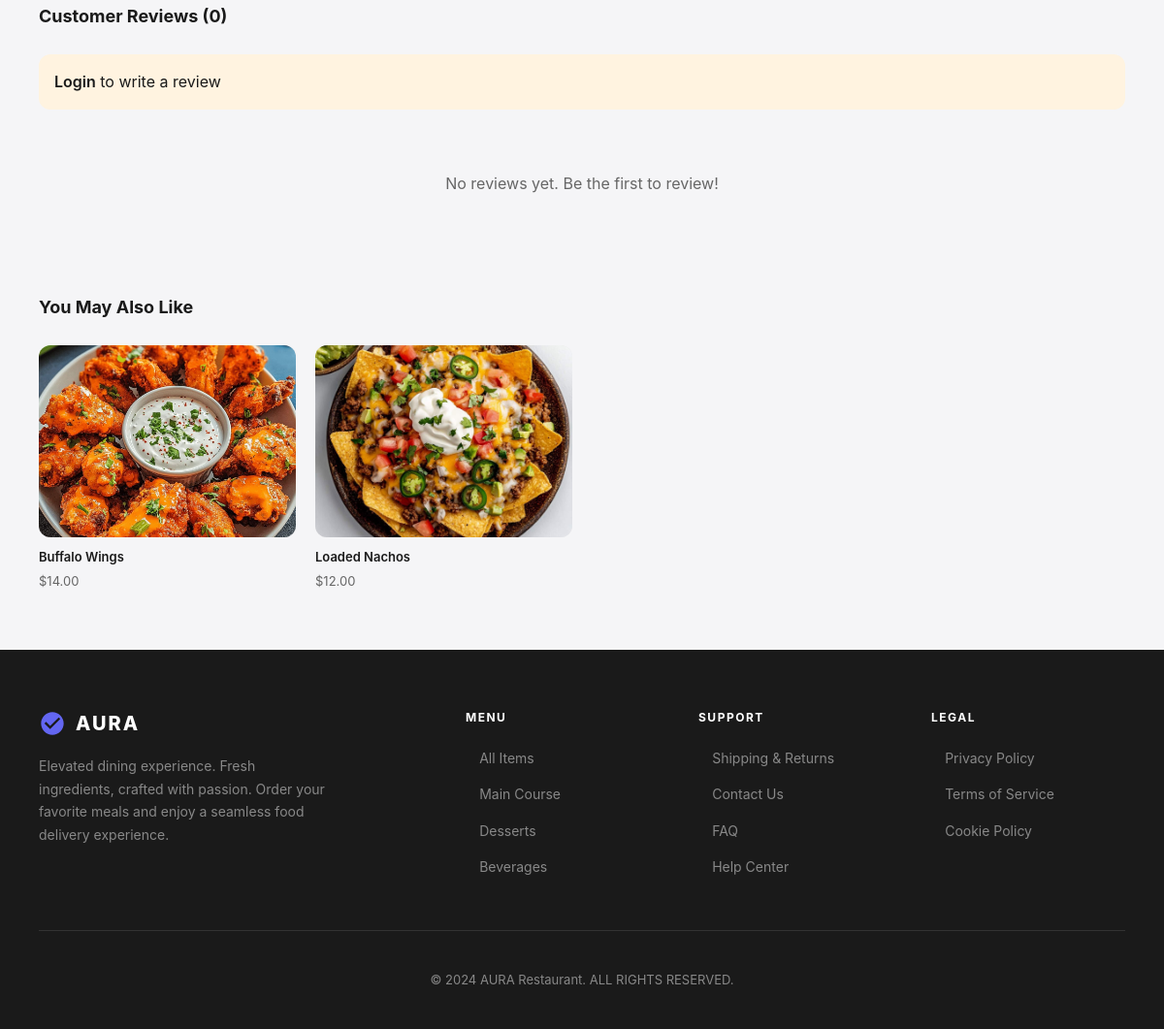
Page /customer/product/1 (lower part) on the earlier database version.
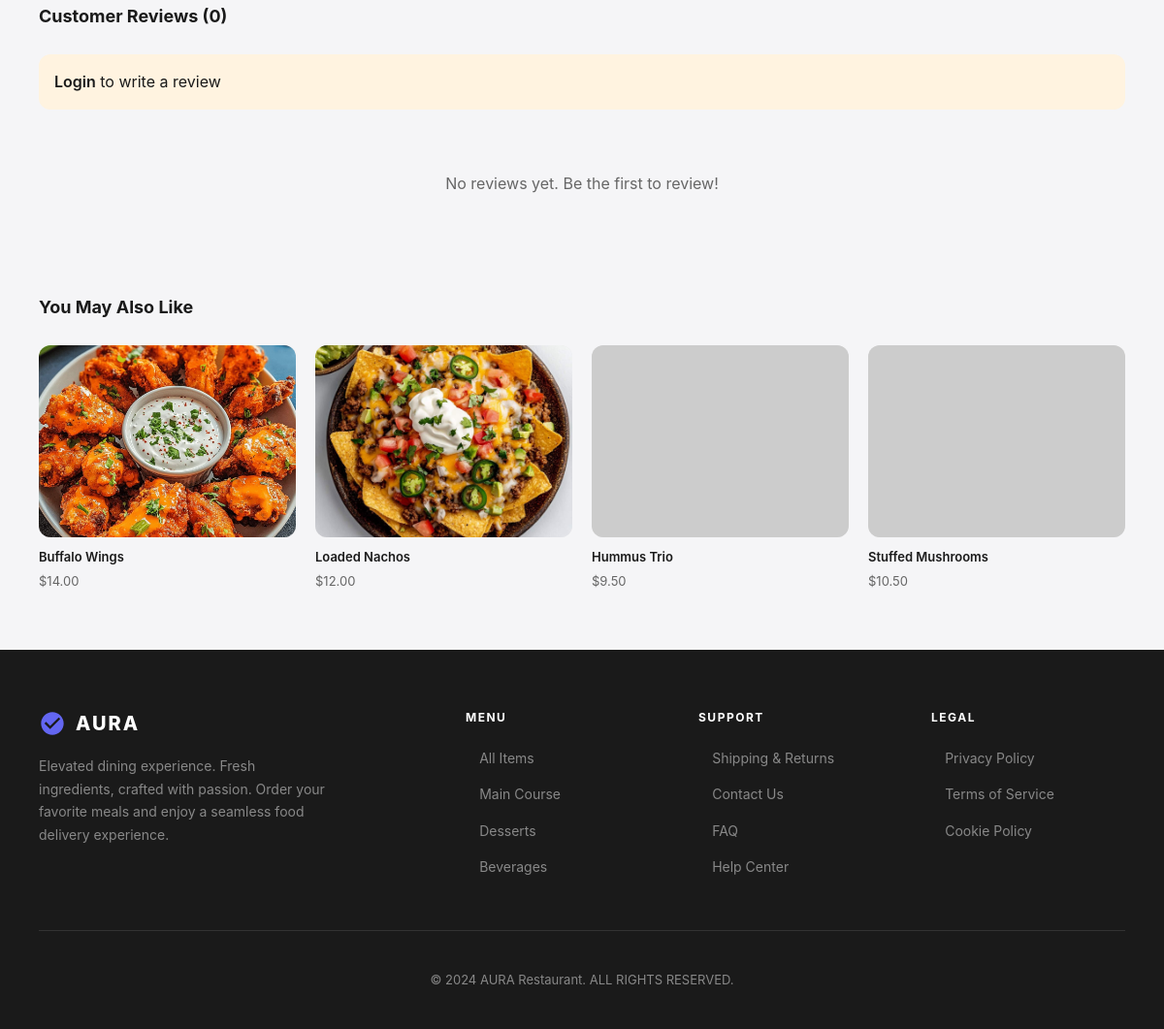
Same page on the later database version.
### app/models/menu_item.py (models this page shows, shortened)
class MenuItem(db.Model):
    __tablename__ = 'menu_items'
    id = db.Column(db.Integer, primary_key=True)
    name = db.Column(db.String(100), nullable=False)
    description = db.Column(db.Text)
    price = db.Column(db.Numeric(10, 2), nullable=False)
    category = db.Column(db.Enum(Category), nullable=False)
    image_url = db.Column(db.String(255))
    is_available = db.Column(db.Boolean, default=True)
    stock_quantity = db.Column(db.Integer, default=10)  # ← NEW: Available stock
    preparation_time = db.Column(db.Integer, default=15)
    calories = db.Column(db.Integer)
    ingredients = db.Column(db.Text)
    created_at = db.Column(db.DateTime, default=db.func.current_timestamp())
    order_items = db.relationship('OrderItem', backref='menu_item', lazy=True)
    reviews = db.relationship('Review', backref='menu_item', lazy=True, cascade='all, delete-orphan')
    @property
    def available_stock(self):
        from app.models.orders import Order, OrderStatus
        from app.models.order_item import OrderItem
        pending = db.session.query(db.func.sum(OrderItem.quantity)).join(
            Order, OrderItem.order_id == Order.id
        ).filter(
            OrderItem.menu_item_id == self.id,
            Order.status.in_([OrderStatus.PENDING, OrderStatus.CONFIRMED])
        ).scalar() or 0
        return max(0, self.stock_quantity - pending)
    @property
    def average_rating(self):
        if not self.reviews:
            return 0
        return round(sum(r.rating for r in self.reviews) / len(self.reviews), 1)

### app/routes/customer.py (the view, shortened to what this page needs)
@customer_bp.route('/product/<int:id>')
def product_details(id):
    result = MenuService.get_product_details(id)
    if not result.success:
        flash(result.error, 'danger')
        return redirect(url_for('customer.menu'))
    data = result.data
    reviews_result = ReviewService.get_product_reviews(id)
    is_wishlisted = False
    return render_template('products/product_details.html',
                         item=data['item'],
                         related=data['related'],
                         reviews=reviews_result.data['reviews'] if reviews_result.success else [],
                         is_wishlisted=is_wishlisted)

### app/repositories/menu_repository.py (called while the page is built)
    @staticmethod
    def get_by_id(item_id):
        return db.session.get(MenuItem, item_id)

    @staticmethod
    def get_related_items(item, limit=4):
        return MenuItem.query.filter_by(
            category=item.category,
            is_available=True
        ).filter(MenuItem.id != item.id).limit(limit).all()

### app/repositories/review_repository.py (called while the page is built)
    @staticmethod
    def get_by_product(item_id):
        return Review.query.filter_by(menu_item_id=item_id)\
                          .order_by(Review.created_at.desc()).all()

### app/services/base_service.py (called while the page is built)
    @classmethod
    def ok(cls, data=None, message=None):
        return cls(success=True, data=data, message=message)

### app/services/menu_service.py (called while the page is built)
    @staticmethod
    def get_product_details(item_id):
        item = MenuRepository.get_by_id(item_id)
        if not item:
            return ServiceResult.fail("Product not found")
        related = MenuRepository.get_related_items(item)
        return ServiceResult.ok(data={
            'item': item,
            'related': related
        })

### app/services/review_service.py (called while the page is built)
    @staticmethod
    def get_product_reviews(item_id):
        item = MenuRepository.get_by_id(item_id)
        if not item:
            return ServiceResult.fail("Product not found")
        reviews = ReviewRepository.get_by_product(item_id)
        return ServiceResult.ok(data={
            'reviews': reviews,
            'count': len(reviews),
            'average': item.average_rating
        })

### app/templates/products/product_details.html (shortened to what this page needs)
{% extends "base.html" %}
{% block content %}
        {% set avg_rating = item.average_rating %}
    {% set available = item.available_stock %}
<section class="reviews">
  <div class="head">
    <div>
      <h2>Customer Reviews ({{ item.reviews|length }})</h2>
    </div>
  </div>
  {% if current_user.is_authenticated %}
    {% set user_reviewed = item.reviews | selectattr('customer_id', 'equalto', current_user.id) | list | length > 0 %}
    {% if not user_reviewed %}
    <div class="add-review-form" style="background:#f8f8f8;padding:24px;border-radius:var(--r);margin-bottom:24px;">
      <h3 style="font-size:16px;margin-bottom:16px;">Write a Review</h3>
      <form action="{{ url_for('customer.add_review', item_id=item.id) }}" method="POST">
        <input type="hidden" name="csrf_token" value="{{ csrf_token() }}">
        <div class="rating-input" style="margin-bottom:16px;">
          <label style="display:block;font-size:12px;font-weight:600;margin-bottom:8px;">Your Rating</label>
          <div class="stars-select" style="display:flex;gap:8px;">
            {% for i in range(1, 6) %}
            <label style="cursor:pointer;font-size:24px;color:#ddd;transition:color 0.2s;"
                   onmouseover="highlightStars({{ i }})"
                   onmouseout="resetStars()"
                   onclick="setRating({{ i }})">
              <input type="radio" name="rating" value="{{ i }}" style="display:none;" required>
              &#9733;
            </label>
            {% endfor %}
          </div>
        </div>
        <div style="margin-bottom:16px;">
          <label style="display:block;font-size:12px;font-weight:600;margin-bottom:8px;">Your Review</label>
          <textarea name="comment" placeholder="Tell us what you think..."
                    style="width:100%;padding:12px;border:1.5px solid var(--cb);border-radius:6px;font-size:13px;resize:vertical;min-height:100px;"></textarea>
        </div>
        <button type="submit" class="btn btn-b" style="width:auto;padding:12px 24px;">Submit Review</button>
      </form>
    </div>
    <script>
      function highlightStars(n) {
        const stars = document.querySelectorAll('.stars-select label');
        stars.forEach((star, index) => {
          star.style.color = index < n ? 'var(--c1)' : '#ddd';
        });
      }
      function resetStars() {
        const selected = document.querySelector('input[name="rating"]:checked');
        const rating = selected ? selected.value : 0;
        highlightStars(rating);
      }
      function setRating(n) {
        const inputs = document.querySelectorAll('input[name="rating"]');
        inputs[n-1].checked = true;
        highlightStars(n);
      }
    </script>
    {% else %}
    <div style="background:#e8f5e9;padding:16px;border-radius:var(--r);margin-bottom:24px;color:#2e7d32;font-size:13px;">
      You already reviewed this item
    </div>
    {% endif %}
  {% else %}
    <div style="background:#fff3e0;padding:16px;border-radius:var(--r);margin-bottom:24px;">
      <a href="{{ url_for('auth.login') }}" style="color:var(--c1);font-weight:600;">Login</a> to write a review
    </div>
  {% endif %}
  {% if item.reviews %}
  <div class="r-grid">
    {% for review in item.reviews %}
    <div class="r-card">
      <div class="r-user">
        <div class="r-avatar">{{ review.customer.username[0]|upper }}</div>
        <div>
          <div class="r-name">{{ review.customer.username }}</div>
          <div class="r-stars">
            {% for i in range(5) %}
              {% if i < review.rating %}
                <svg viewBox="0 0 24 24"><path d="M12 2l3.09 6.26L22 9.27l-5 4.87 1.18 6.88L12 17.77l-6.18 3.25L7 14.14 2 9.27l6.91-1.01L12 2z"/></svg>
              {% else %}
                <svg viewBox="0 0 24 24" fill="#ddd"><path d="M12 2l3.09 6.26L22 9.27l-5 4.87 1.18 6.88L12 17.77l-6.18 3.25L7 14.14 2 9.27l6.91-1.01L12 2z"/></svg>
              {% endif %}
            {% endfor %}
          </div>
        </div>
      </div>
      <p class="r-text">"{{ review.comment or 'Great food!' }}"</p>
      <div style="font-size:11px;color:var(--cl);margin-top:8px;">
        {{ review.created_at.strftime('%B %d, %Y') }}
      </div>
    </div>
    {% endfor %}
  </div>
  {% else %}
  <div class="no-reviews">
    <p>No reviews yet. Be the first to review!</p>
  </div>
  {% endif %}
</section>
{% if related %}
<section class="rec">
  <h2>You May Also Like</h2>
  <div class="rec-g">
    {% for rel in related %}
    <a href="{{ url_for('customer.product_details', id=rel.id) }}" class="rec-c">
      <div class="rec-img">
        {% if rel.image_url %}
          {% set img_path = rel.image_url %}
          {% if img_path.startswith('static/') %}
            {% set img_path = img_path[7:] %}
          {% endif %}
          <img src="{{ url_for('static', filename=img_path) }}" alt="{{ rel.name }}" onerror="this.src='https://via.placeholder.com/300x225?text={{ rel.name | urlencode }}'">
        {% else %}
          <img src="https://via.placeholder.com/300x225?text={{ rel.name | urlencode }}" alt="{{ rel.name }}">
        {% endif %}
      </div>
      <div class="rec-n">{{ rel.name }}</div>
      <div class="rec-p">${{ "%.2f"|format(rel.price|float) }}</div>
    </a>
    {% endfor %}
  </div>
</section>
{% endif %}
{% endblock %}

### app/templates/base.html (shortened to what this page needs)
<!DOCTYPE html>
<html lang="en" data-theme="light">
<head>
<link rel="stylesheet" href="{{ url_for('static', filename='css/style.css') }}">
</head>
<body>
{% block content %}{% endblock %}
<footer class="footer">
  <div class="f-grid">
    <div>
      <div class="f-brand">
        <svg viewBox="0 0 24 24"><path d="M12 2C6.48 2 2 6.48 2 12s4.48 10 10 10 10-4.48 10-10S17.52 2 12 2zm-2 15l-5-5 1.41-1.41L10 14.17l7.59-7.59L19 8l-9 9z"/></svg>
        AURA
      </div>
      <p class="f-desc">Elevated dining experience. Fresh ingredients, crafted with passion. Order your favorite meals and enjoy a seamless food delivery experience.</p>
    </div>
    <div>
      <div class="f-title">Menu</div>
      <ul class="f-links">
        <li><a href="{{ url_for('customer.menu') }}">All Items</a></li>
        <li><a href="{{ url_for('customer.menu', category='main_course') }}">Main Course</a></li>
        <li><a href="{{ url_for('customer.menu', category='desserts') }}">Desserts</a></li>
        <li><a href="{{ url_for('customer.menu', category='beverages') }}">Beverages</a></li>
      </ul>
    </div>
    <div>
      <div class="f-title">Support</div>
      <ul class="f-links">
        <li><a href="#">Shipping & Returns</a></li>
        <li><a href="#">Contact Us</a></li>
        <li><a href="#">FAQ</a></li>
        <li><a href="#">Help Center</a></li>
      </ul>
    </div>
    <div>
      <div class="f-title">Legal</div>
      <ul class="f-links">
        <li><a href="#">Privacy Policy</a></li>
        <li><a href="#">Terms of Service</a></li>
        <li><a href="#">Cookie Policy</a></li>
      </ul>
    </div>
  </div>
  <div class="f-copy">&copy; 2024 AURA Restaurant. ALL RIGHTS RESERVED.</div>
</footer>
</body>
</html>

### app/static/css/style.css (style rules this page uses)
:root { --c1:#1a1a1a; --c2:#6366f1; --cg:#666; --cl:#888; --cb:#e0e0e0; --cw:#fff; --bg:#f5f5f7; --r:8px; --tr:all .3s; }
* { margin:0;padding:0;box-sizing:border-box }
body { font-family:-apple-system,BlinkMacSystemFont,'Segoe UI',Roboto,sans-serif;background:var(--bg);color:var(--c1);line-height:1.6 }
a { text-decoration:none;color:inherit }
img { max-width:100%;display:block }
.footer { background:var(--c1);color:var(--cw);padding:40px }
.f-grid { display:grid;grid-template-columns:2fr 1fr 1fr 1fr;gap:32px;max-width:1200px;margin:0 auto }
.f-brand { font-size:18px;font-weight:700;letter-spacing:2px;margin-bottom:12px }
.f-desc { font-size:13px;color:var(--cl);line-height:1.6 }
.f-title { font-size:12px;font-weight:600;text-transform:uppercase;letter-spacing:1px;margin-bottom:16px }
.f-links { list-style:none }
.f-links li { margin-bottom:10px }
.f-links a { color:var(--cl);font-size:13px;transition:var(--tr) }
.f-copy { text-align:center;padding-top:32px;margin-top:32px;border-top:1px solid #333;font-size:12px;color:var(--cl) }

### app/templates/base.html (style rules this page uses)
:root { --c1:#1a1a1a; --c2:#6366f1; --cg:#666; --cl:#888; --cb:#e0e0e0; --cw:#fff; --bg:#f5f5f7; --r:12px; --tr:all .3s; --shadow-sm:0 2px 8px rgba(0,0,0,0.06); --shadow-md:0 4px 16px rgba(0,0,0,0.08); --shadow-lg:0 12px 40px rgba(0,0,0,0.12); --card-bg:#fff; --text-primary:#1a1a1a; --text-secondary:#666; --text-muted:#888; }
* { margin:0;padding:0;box-sizing:border-box }
body { font-family:-apple-system,BlinkMacSystemFont,'Segoe UI',Roboto,sans-serif;background:var(--bg);color:var(--text-primary);line-height:1.6 }
a { text-decoration:none;color:inherit }
img { max-width:100%;display:block }
.footer { background:var(--c1);color:var(--cw);padding:60px 40px 40px }
.f-grid { display:grid;grid-template-columns:2fr 1fr 1fr 1fr;gap:40px;max-width:1200px;margin:0 auto }
.f-brand { font-size:20px;font-weight:800;letter-spacing:2px;margin-bottom:16px;display:flex;align-items:center;gap:10px }
.f-brand svg { width:28px;height:28px;fill:var(--c2) }
.f-desc { font-size:14px;color:var(--cl);line-height:1.7;max-width:300px }
.f-title { font-size:12px;font-weight:700;text-transform:uppercase;letter-spacing:1.5px;margin-bottom:20px;color:var(--cw) }
.f-links { list-style:none }
.f-links li { margin-bottom:12px }
.f-links a { color:var(--cl);font-size:14px;transition:var(--tr);display:flex;align-items:center;gap:8px }
.f-links a::before { content:'›';font-size:16px;color:var(--c2);opacity:0;transition:opacity 0.2s }
.f-copy { text-align:center;padding-top:40px;margin-top:40px;border-top:1px solid #333;font-size:13px;color:var(--cl) }

### app/templates/products/product_details.html (style rules this page uses)
.rec { padding:0 40px 60px;max-width:1200px;margin:0 auto }
.rec h2 { font-size:18px;margin-bottom:24px }
.rec-g { display:grid;grid-template-columns:repeat(4,1fr);gap:20px }
.rec-c { cursor:pointer;text-decoration:none;color:inherit }
.rec-img { aspect-ratio:4/3;background:#e8e8e8;border-radius:var(--r);overflow:hidden;margin-bottom:10px }
.rec-img img { width:100%;height:100%;object-fit:cover;transition:transform .3s }
.rec-n { font-size:13px;font-weight:600;margin-bottom:4px;transition:var(--tr) }
.rec-p { font-size:13px;color:var(--cg) }
.reviews { padding:0 40px 60px;max-width:1200px;margin:0 auto }
.reviews .head { display:flex;justify-content:space-between;align-items:center;margin-bottom:24px }
.reviews h2 { font-size:18px }
.no-reviews { text-align:center;padding:40px;color:var(--cg) }

Differences in the rows shown:
added MenuItem: name "Hummus Trio", price "9.50"
added MenuItem: name "Stuffed Mushrooms", price "10.50"
